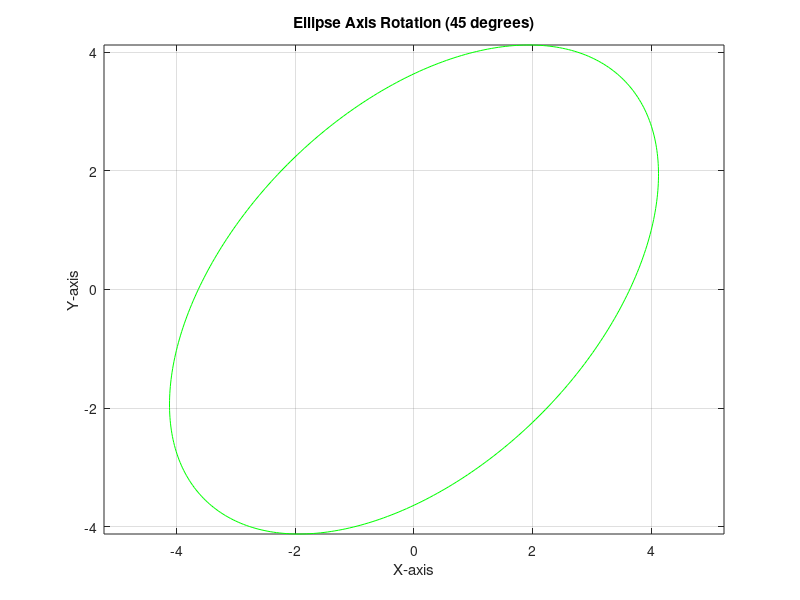

Source code (MATLAB):

% Ellipse Axis Rotation
a = 5;
b = 3;
angle = pi/4; % 45 degrees

theta = linspace(0, 2*pi, 400);
x = a * cos(theta);
y = b * sin(theta);

x_rot = x * cos(angle) - y * sin(angle);
y_rot = x * sin(angle) + y * cos(angle);

plot(x_rot, y_rot, 'g');
axis equal;
title('Ellipse Axis Rotation (45 degrees)');
xlabel('X-axis');
ylabel('Y-axis');
grid on;
